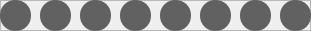
       <widget class="QFrame" name="frameGr4">
        <property name="geometry">
         <rect>
          <x>0</x>
          <y>300</y>
          <width>311</width>
          <height>31</height>
         </rect>
        </property>
        <property name="frameShape">
         <enum>QFrame::StyledPanel</enum>
        </property>
        <property name="frameShadow">
         <enum>QFrame::Raised</enum>
        </property>
        <widget class="QTextEdit" name="G41">
         <property name="geometry">
          <rect>
           <x>0</x>
           <y>0</y>
           <width>31</width>
           <height>31</height>
          </rect>
         </property>
         <property name="cursor" stdset="0">
          <cursorShape>ArrowCursor</cursorShape>
         </property>
         <property name="styleSheet">
          <string notr="true">background-color: rgb(97, 97, 97);
border-radius:15px;</string>
         </property>
         <property name="readOnly">
          <bool>true</bool>
         </property>
        </widget>
        <widget class="QTextEdit" name="G42">
         <property name="geometry">
          <rect>
           <x>40</x>
           <y>0</y>
           <width>31</width>
           <height>31</height>
          </rect>
         </property>
         <property name="cursor" stdset="0">
          <cursorShape>ArrowCursor</cursorShape>
         </property>
         <property name="styleSheet">
          <string notr="true">background-color: rgb(97, 97, 97);
border-radius:15px;</string>
         </property>
         <property name="readOnly">
          <bool>true</bool>
         </property>
        </widget>
        <widget class="QTextEdit" name="G43">
         <property name="geometry">
          <rect>
           <x>80</x>
           <y>0</y>
           <width>31</width>
           <height>31</height>
          </rect>
         </property>
         <property name="cursor" stdset="0">
          <cursorShape>ArrowCursor</cursorShape>
         </property>
         <property name="styleSheet">
          <string notr="true">background-color: rgb(97, 97, 97);
border-radius:15px;</string>
         </property>
         <property name="readOnly">
          <bool>true</bool>
         </property>
        </widget>
        <widget class="QTextEdit" name="G44">
         <property name="geometry">
          <rect>
           <x>120</x>
           <y>0</y>
           <width>31</width>
           <height>31</height>
          </rect>
         </property>
         <property name="cursor" stdset="0">
          <cursorShape>ArrowCursor</cursorShape>
         </property>
         <property name="styleSheet">
          <string notr="true">background-color: rgb(97, 97, 97);
border-radius:15px;</string>
         </property>
         <property name="readOnly">
          <bool>true</bool>
         </property>
        </widget>
        <widget class="QTextEdit" name="G45">
         <property name="geometry">
          <rect>
           <x>160</x>
           <y>0</y>
           <width>31</width>
           <height>31</height>
          </rect>
         </property>
         <property name="cursor" stdset="0">
          <cursorShape>ArrowCursor</cursorShape>
         </property>
         <property name="styleSheet">
          <string notr="true">background-color: rgb(97, 97, 97);
border-radius:15px;</string>
         </property>
         <property name="readOnly">
          <bool>true</bool>
         </property>
        </widget>
        <widget class="QTextEdit" name="G46">
         <property name="geometry">
          <rect>
           <x>200</x>
           <y>0</y>
           <width>31</width>
           <height>31</height>
          </rect>
         </property>
         <property name="cursor" stdset="0">
          <cursorShape>ArrowCursor</cursorShape>
         </property>
         <property name="styleSheet">
          <string notr="true">background-color: rgb(97, 97, 97);
border-radius:15px;</string>
         </property>
         <property name="readOnly">
          <bool>true</bool>
         </property>
        </widget>
        <widget class="QTextEdit" name="G47">
         <property name="geometry">
          <rect>
           <x>240</x>
           <y>0</y>
           <width>31</width>
           <height>31</height>
          </rect>
         </property>
         <property name="cursor" stdset="0">
          <cursorShape>ArrowCursor</cursorShape>
         </property>
         <property name="styleSheet">
          <string notr="true">background-color: rgb(97, 97, 97);
border-radius:15px;</string>
         </property>
         <property name="readOnly">
          <bool>true</bool>
         </property>
        </widget>
        <widget class="QTextEdit" name="G48">
         <property name="geometry">
          <rect>
           <x>280</x>
           <y>0</y>
           <width>31</width>
           <height>31</height>
          </rect>
         </property>
         <property name="cursor" stdset="0">
          <cursorShape>ArrowCursor</cursorShape>
         </property>
         <property name="styleSheet">
          <string notr="true">background-color: rgb(97, 97, 97);
border-radius:15px;</string>
         </property>
         <property name="readOnly">
          <bool>true</bool>
         </property>
        </widget>
       </widget>
